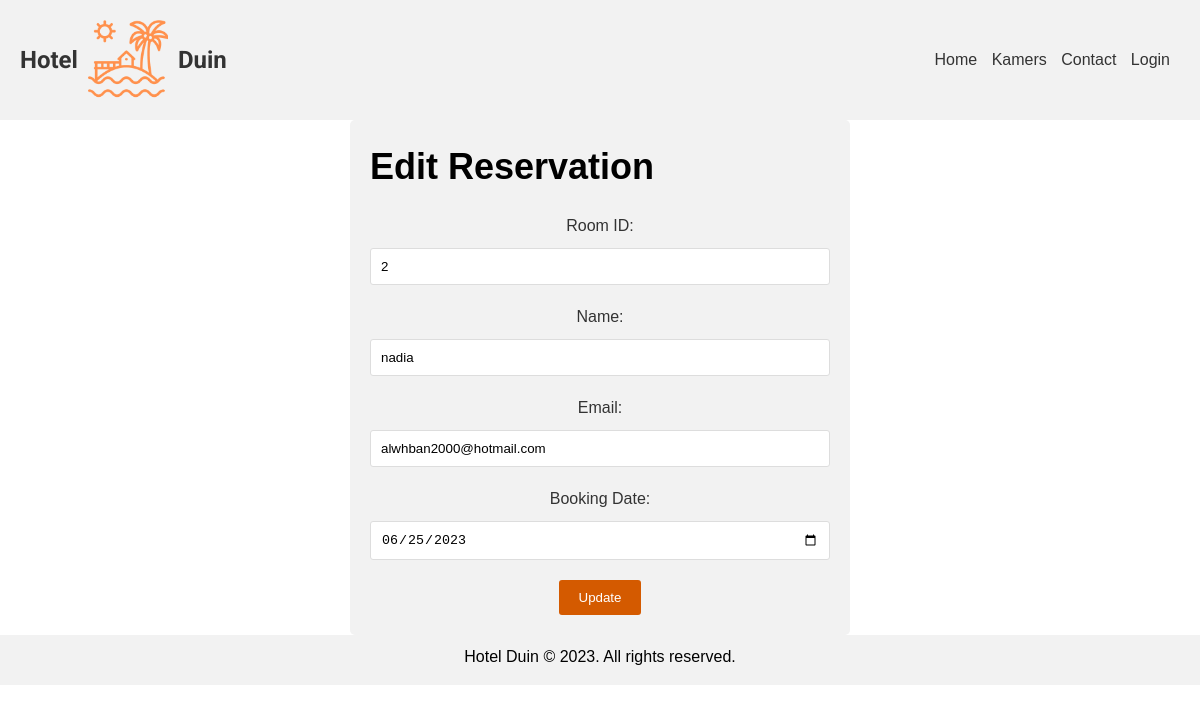
/edit_reservation.php?id=30 (signed in), run on the app's committed database.
### tables this page shows
CREATE TABLE `huur` (
  `id` int(11) NOT NULL,
  `kamer_id` int(11) DEFAULT NULL,
  `naam` varchar(255) DEFAULT NULL,
  `email` varchar(255) DEFAULT NULL,
  `boekingsdatum` date DEFAULT NULL,
  `timestamp` timestamp NOT NULL DEFAULT current_timestamp(),
  `beschikbaarheid` varchar(255) DEFAULT NULL
);

### edit_reservation.php (the view, shortened to what this page needs)
<?php
include 'resources/db_connect.php';
$reservationId = $_GET['id'];
try {
    $stmt = $conn->prepare("SELECT * FROM terduin.huur WHERE id = :id");
    $stmt->bindParam(':id', $reservationId);
    $stmt->execute();
    $reservation = $stmt->fetch(PDO::FETCH_ASSOC);
} catch (PDOException $e) {
    echo "Error executing the query: " . $e->getMessage();
}
?>
<!DOCTYPE html>
<html lang="en">
<head>
    <link rel="stylesheet" href="./style.css">
</head>
<body>
    <?php include './resources/header.php'; ?>
    <div class="form-container">
        <h2>Edit Reservation</h2>
        <form action="<?php echo $_SERVER['PHP_SELF'] . '?id=' . $reservationId; ?>" method="POST">
            <label for="room_id">Room ID:</label>
            <input type="text" id="room_id" name="room_id" value="<?php echo $reservation['kamer_id']; ?>" required>
            <label for="name">Name:</label>
            <input type="text" id="name" name="name" value="<?php echo $reservation['naam']; ?>" required>
            <label for="email">Email:</label>
            <input type="email" id="email" name="email" value="<?php echo $reservation['email']; ?>" required>
            <label for="booking_date">Booking Date:</label>
            <input type="date" id="booking_date" name="booking_date" value="<?php echo $reservation['boekingsdatum']; ?>" required>
            <input type="submit" value="Update">
        </form>
    </div>
    <?php include './resources/footer.php'; ?>
</body>
</html>

### style.css (style rules this page uses)
* { margin: 0; padding: 0; box-sizing: border-box; }
body { font-family: Arial, sans-serif; line-height: 1.5; }
h2 { font-size: 36px; margin: 0; }
form { text-align: center; }
form label { display: block; margin-bottom: 5px; color: #333; }
form input[type="text"], form input[type="email"], form input[type="date"] { width: 100%; padding: 8px; margin-bottom: 10px; border: 1px solid #ccc; border-radius: 4px; }
form input[type="submit"] { display: inline-block; padding: 10px 20px; background-color: #FF6F00; color: #fff; text-decoration: none; border-radius: 4px; transition: background-color 0.3s; cursor: pointer; }
form { margin-top: 20px; }
label { display: block; margin-bottom: 5px; }
input[type="text"], input[type="email"], input[type="date"] { width: 100%; padding: 10px; margin-bottom: 10px; }
input[type="submit"] { padding: 10px 20px; background-color: #FF6F00; color: #fff; border: none; cursor: pointer; }
.form-container { max-width: 500px; margin: 0 auto; background-color: #f2f2f2; padding: 20px; border-radius: 5px; }
.form-container label { display: block; margin-bottom: 10px; }
.form-container input[type="text"], .form-container input[type="email"], .form-container input[type="date"] { width: 100%; padding: 10px; margin-bottom: 20px; border-radius: 3px; border: 1px solid #ddd; }
.form-container input[type="submit"] { background-color: #D45A00; color: white; padding: 10px 20px; border: none; border-radius: 3px; cursor: pointer; }

### data on the page
huur: room_id "2", name "nadia", email "alwhban2000@hotmail.com", booking_date "06/25/2023"
